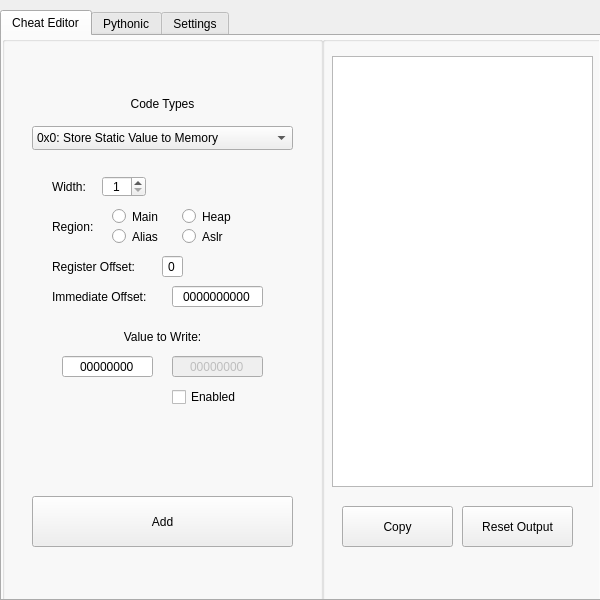
<?xml version="1.0" encoding="UTF-8"?>
<ui version="4.0">
 <class>Layout</class>
 <widget class="QWidget" name="Layout">
  <property name="geometry">
   <rect>
    <x>0</x>
    <y>0</y>
    <width>600</width>
    <height>600</height>
   </rect>
  </property>
  <property name="minimumSize">
   <size>
    <width>600</width>
    <height>600</height>
   </size>
  </property>
  <property name="maximumSize">
   <size>
    <width>600</width>
    <height>600</height>
   </size>
  </property>
  <property name="windowTitle">
   <string>AMSCheatTool</string>
  </property>
  <widget class="QTabWidget" name="tabWidget">
   <property name="geometry">
    <rect>
     <x>0</x>
     <y>10</y>
     <width>601</width>
     <height>591</height>
    </rect>
   </property>
   <property name="currentIndex">
    <number>0</number>
   </property>
   <widget class="QWidget" name="tab">
    <attribute name="title">
     <string>Cheat Editor</string>
    </attribute>
    <widget class="QGroupBox" name="groupBox">
     <property name="geometry">
      <rect>
       <x>0</x>
       <y>0</y>
       <width>321</width>
       <height>571</height>
      </rect>
     </property>
     <property name="title">
      <string/>
     </property>
     <widget class="QComboBox" name="comboBox">
      <property name="geometry">
       <rect>
        <x>30</x>
        <y>90</y>
        <width>261</width>
        <height>24</height>
       </rect>
      </property>
      <item>
       <property name="text">
        <string>0x0: Store Static Value to Memory</string>
       </property>
      </item>
      <item>
       <property name="text">
        <string>0x1: Begin Conditional Block</string>
       </property>
      </item>
      <item>
       <property name="text">
        <string>0x2: End Conditional Block</string>
       </property>
      </item>
      <item>
       <property name="text">
        <string>0x3: Start/End Loop</string>
       </property>
      </item>
      <item>
       <property name="text">
        <string>0x4: Load Register with Static Value</string>
       </property>
      </item>
      <item>
       <property name="text">
        <string>0x5: Load Register with Memory Value</string>
       </property>
      </item>
      <item>
       <property name="text">
        <string>0x6: Store Static Value to Register Memory Address</string>
       </property>
      </item>
      <item>
       <property name="text">
        <string>0x7: Legacy Arithmetic</string>
       </property>
      </item>
      <item>
       <property name="text">
        <string>0x8: Begin Keypress Conditional Block</string>
       </property>
      </item>
      <item>
       <property name="text">
        <string>0x9: Perform Arithmetic</string>
       </property>
      </item>
      <item>
       <property name="text">
        <string>0xA: Store Register to Memory Address</string>
       </property>
      </item>
     </widget>
     <widget class="QPushButton" name="pushButton_3">
      <property name="geometry">
       <rect>
        <x>30</x>
        <y>460</y>
        <width>261</width>
        <height>51</height>
       </rect>
      </property>
      <property name="text">
       <string>Add</string>
      </property>
     </widget>
     <widget class="QLabel" name="label">
      <property name="geometry">
       <rect>
        <x>110</x>
        <y>60</y>
        <width>101</width>
        <height>16</height>
       </rect>
      </property>
      <property name="text">
       <string>Code Types</string>
      </property>
      <property name="alignment">
       <set>Qt::AlignCenter</set>
      </property>
     </widget>
     <widget class="QStackedWidget" name="stackedWidget">
      <property name="geometry">
       <rect>
        <x>30</x>
        <y>120</y>
        <width>261</width>
        <height>301</height>
       </rect>
      </property>
      <property name="currentIndex">
       <number>0</number>
      </property>
      <widget class="QWidget" name="page">
       <widget class="QLabel" name="label_2">
        <property name="geometry">
         <rect>
          <x>20</x>
          <y>20</y>
          <width>41</width>
          <height>21</height>
         </rect>
        </property>
        <property name="text">
         <string>Width:</string>
        </property>
       </widget>
       <widget class="QRadioButton" name="radioButton">
        <property name="geometry">
         <rect>
          <x>80</x>
          <y>50</y>
          <width>61</width>
          <height>21</height>
         </rect>
        </property>
        <property name="text">
         <string>Main</string>
        </property>
       </widget>
       <widget class="QRadioButton" name="radioButton_2">
        <property name="geometry">
         <rect>
          <x>150</x>
          <y>50</y>
          <width>61</width>
          <height>21</height>
         </rect>
        </property>
        <property name="text">
         <string>Heap</string>
        </property>
       </widget>
       <widget class="QRadioButton" name="radioButton_3">
        <property name="geometry">
         <rect>
          <x>80</x>
          <y>70</y>
          <width>61</width>
          <height>21</height>
         </rect>
        </property>
        <property name="text">
         <string>Alias</string>
        </property>
       </widget>
       <widget class="QRadioButton" name="radioButton_4">
        <property name="geometry">
         <rect>
          <x>150</x>
          <y>70</y>
          <width>61</width>
          <height>21</height>
         </rect>
        </property>
        <property name="text">
         <string>Aslr</string>
        </property>
       </widget>
       <widget class="QLabel" name="label_3">
        <property name="geometry">
         <rect>
          <x>20</x>
          <y>50</y>
          <width>51</width>
          <height>41</height>
         </rect>
        </property>
        <property name="text">
         <string>Region:</string>
        </property>
       </widget>
       <widget class="QSpinBox" name="spinBox">
        <property name="geometry">
         <rect>
          <x>70</x>
          <y>20</y>
          <width>44</width>
          <height>21</height>
         </rect>
        </property>
        <property name="alignment">
         <set>Qt::AlignCenter</set>
        </property>
        <property name="minimum">
         <number>1</number>
        </property>
        <property name="maximum">
         <number>8</number>
        </property>
        <property name="singleStep">
         <number>2</number>
        </property>
       </widget>
       <widget class="QLineEdit" name="lineEdit">
        <property name="geometry">
         <rect>
          <x>130</x>
          <y>100</y>
          <width>21</width>
          <height>21</height>
         </rect>
        </property>
        <property name="text">
         <string>0</string>
        </property>
        <property name="maxLength">
         <number>1</number>
        </property>
        <property name="alignment">
         <set>Qt::AlignCenter</set>
        </property>
       </widget>
       <widget class="QLabel" name="label_4">
        <property name="geometry">
         <rect>
          <x>20</x>
          <y>100</y>
          <width>101</width>
          <height>21</height>
         </rect>
        </property>
        <property name="text">
         <string>Register Offset:</string>
        </property>
       </widget>
       <widget class="QLabel" name="label_5">
        <property name="geometry">
         <rect>
          <x>20</x>
          <y>130</y>
          <width>121</width>
          <height>21</height>
         </rect>
        </property>
        <property name="text">
         <string>Immediate Offset:</string>
        </property>
       </widget>
       <widget class="QLineEdit" name="lineEdit_2">
        <property name="geometry">
         <rect>
          <x>140</x>
          <y>130</y>
          <width>91</width>
          <height>21</height>
         </rect>
        </property>
        <property name="text">
         <string>0000000000</string>
        </property>
        <property name="maxLength">
         <number>10</number>
        </property>
        <property name="alignment">
         <set>Qt::AlignCenter</set>
        </property>
       </widget>
       <widget class="QLabel" name="label_6">
        <property name="geometry">
         <rect>
          <x>20</x>
          <y>170</y>
          <width>221</width>
          <height>21</height>
         </rect>
        </property>
        <property name="text">
         <string>Value to Write:</string>
        </property>
        <property name="alignment">
         <set>Qt::AlignCenter</set>
        </property>
       </widget>
       <widget class="QLineEdit" name="lineEdit_3">
        <property name="geometry">
         <rect>
          <x>30</x>
          <y>200</y>
          <width>91</width>
          <height>21</height>
         </rect>
        </property>
        <property name="text">
         <string>00000000</string>
        </property>
        <property name="maxLength">
         <number>8</number>
        </property>
        <property name="alignment">
         <set>Qt::AlignCenter</set>
        </property>
       </widget>
       <widget class="QLineEdit" name="lineEdit_4">
        <property name="enabled">
         <bool>false</bool>
        </property>
        <property name="geometry">
         <rect>
          <x>140</x>
          <y>200</y>
          <width>91</width>
          <height>21</height>
         </rect>
        </property>
        <property name="text">
         <string>00000000</string>
        </property>
        <property name="maxLength">
         <number>8</number>
        </property>
        <property name="alignment">
         <set>Qt::AlignCenter</set>
        </property>
       </widget>
       <widget class="QCheckBox" name="checkBox">
        <property name="geometry">
         <rect>
          <x>140</x>
          <y>230</y>
          <width>91</width>
          <height>22</height>
         </rect>
        </property>
        <property name="text">
         <string>Enabled</string>
        </property>
       </widget>
      </widget>
      <widget class="QWidget" name="page_2"/>
     </widget>
    </widget>
    <widget class="QGroupBox" name="groupBox_2">
     <property name="geometry">
      <rect>
       <x>320</x>
       <y>0</y>
       <width>281</width>
       <height>571</height>
      </rect>
     </property>
     <property name="title">
      <string/>
     </property>
     <widget class="QPlainTextEdit" name="plainTextEdit">
      <property name="geometry">
       <rect>
        <x>10</x>
        <y>20</y>
        <width>261</width>
        <height>431</height>
       </rect>
      </property>
      <property name="font">
       <font>
        <pointsize>12</pointsize>
       </font>
      </property>
     </widget>
     <widget class="QPushButton" name="pushButton">
      <property name="geometry">
       <rect>
        <x>20</x>
        <y>470</y>
        <width>111</width>
        <height>41</height>
       </rect>
      </property>
      <property name="text">
       <string>Copy</string>
      </property>
     </widget>
     <widget class="QPushButton" name="pushButton_2">
      <property name="geometry">
       <rect>
        <x>140</x>
        <y>470</y>
        <width>111</width>
        <height>41</height>
       </rect>
      </property>
      <property name="text">
       <string>Reset Output</string>
      </property>
     </widget>
    </widget>
   </widget>
   <widget class="QWidget" name="tab_2">
    <attribute name="title">
     <string>Pythonic</string>
    </attribute>
   </widget>
   <widget class="QWidget" name="tab_3">
    <attribute name="title">
     <string>Settings</string>
    </attribute>
   </widget>
  </widget>
 </widget>
 <resources/>
 <connections/>
</ui>
